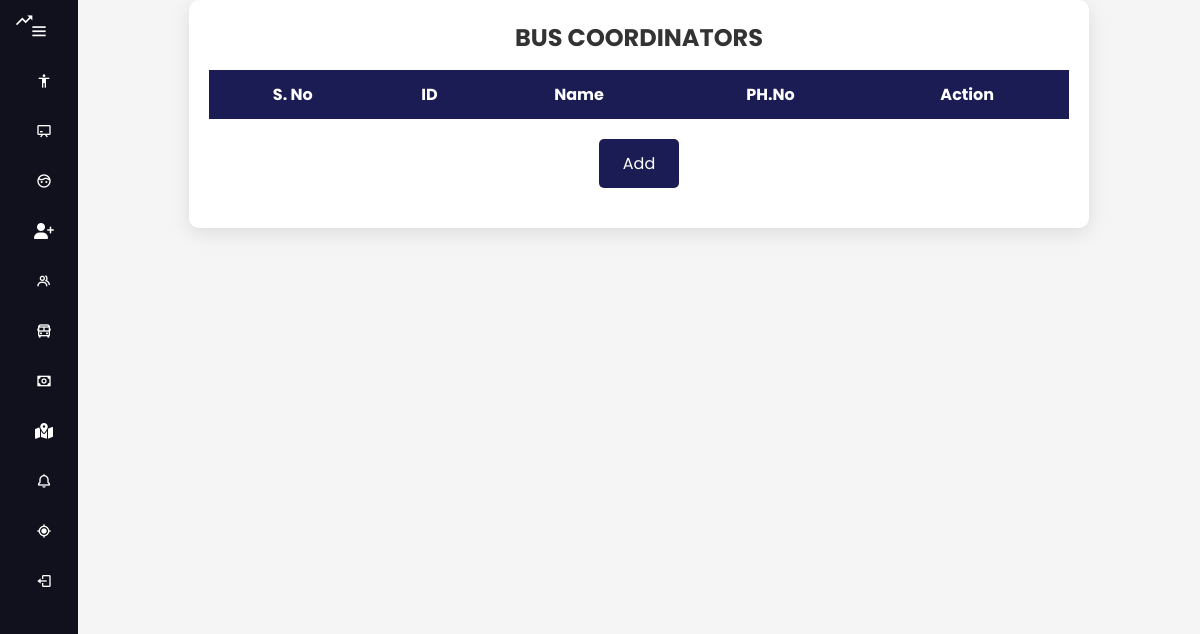
Before: /administrator/Viewbusco/ with the older database file.
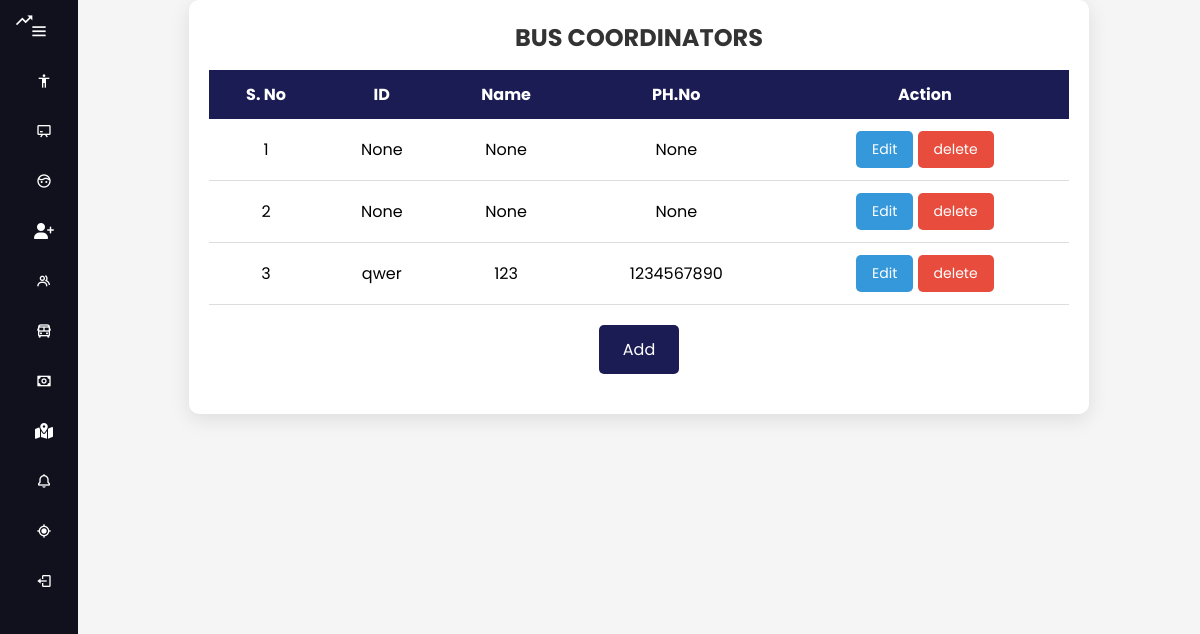
After: the same page with the newer database file.
### administrator/models.py (models this page shows)
class BuscoordinatorsTable(models.Model):
    Name = models.CharField(max_length=30, null=True, blank=True)
    coordinatorid=models.CharField(max_length=10,null=True,blank=True)
    phoneno=models.BigIntegerField(null=True,blank=True)
    created_at=models.DateTimeField(auto_now_add=True, null=True, blank=True)
    updated_at = models.DateTimeField(auto_now_add=True, null=True, blank=True)

### administrator/views.py (the view)
# urls.py: path('Viewbusco/',ViewBusco.as_view(),name="vbusco_page"),
class ViewBusco(View):
    def get(self, request):
        busco_obj =BuscoordinatorsTable.objects.all()
        return render(request, "administrator/buscoordinators/view_buscoordinators.html", {'val': busco_obj})

### templates/administrator/buscoordinators/view_buscoordinators.html (shortened to what this page needs)
{% extends 'administrator/admindashboard.html' %}
{% load static %}
{% block body %}
<!DOCTYPE html>
<html lang="en">
<head>
    <link rel="stylesheet" href="{% static 'buscoordinators.css' %}">
</head>
<body>
    <div class="table-container">
        <h2>BUS COORDINATORS</h2>
        <table>
                <tr>
                    <th>S. No</th>
                    <th>ID</th>
                    <th>Name</th>
                    <th>PH.No</th>
                    <th>Action</th>
                </tr>
                {% for i in val %}
                <tr>
                    <td>{{forloop.counter}}</td>
                    <td>{{i.Name}}</td>
                    <td>{{i.coordinatorid}}</td>
                    <td>{{i.phoneno}}</td>
                    <td>
                        <button class="action-btn edit-btn"><a href="/administrator/editbusco/{{i.id}}/">Edit</a></button>
                        <button class="action-btn delete-btn"><a href="/administrator/Deletebusco/{{i.id}}/">delete</a></button>
                    </td>
                </tr>
                {% endfor %}
        </table>
        <button class="add-btn"> <a href="{% url 'addbusco_page' %}">Add</a></button>
    </div>
</body>
</html>
{% endblock %}

Changed rows visible on the page:
added BuscoordinatorsTable: Name "None", coordinatorid "None", phoneno "None"
added BuscoordinatorsTable: Name "None", coordinatorid "None", phoneno "None"
added BuscoordinatorsTable: Name "qwer", coordinatorid "123", phoneno "1234567890"
